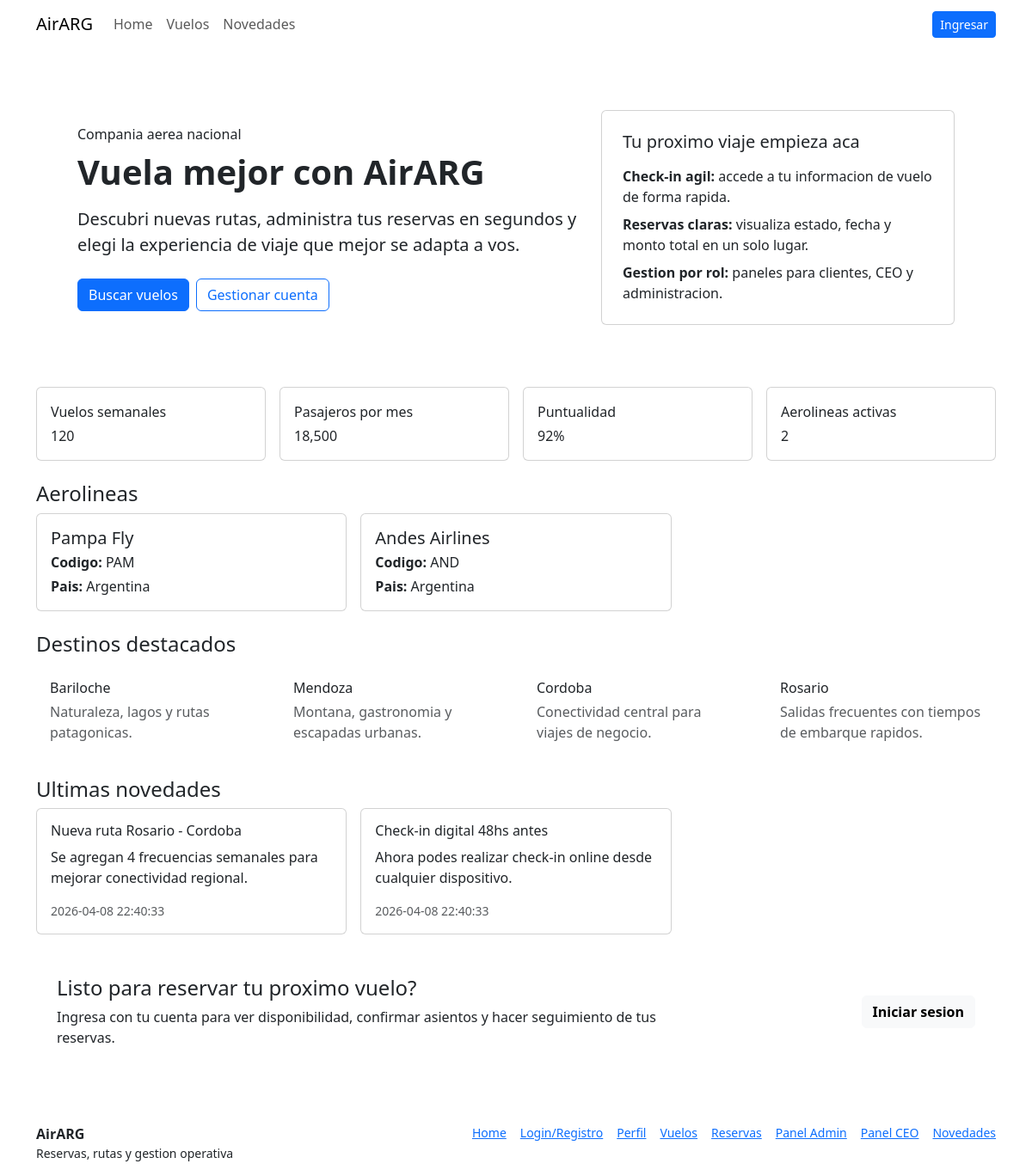
The page / on the database its author committed.
### tables this page shows
CREATE TABLE airlines (
  id INT AUTO_INCREMENT PRIMARY KEY,
  name VARCHAR(120) NOT NULL,
  code VARCHAR(10) NOT NULL UNIQUE,
  country VARCHAR(80) NOT NULL,
  created_at TIMESTAMP DEFAULT CURRENT_TIMESTAMP
);

CREATE TABLE news (
  id INT AUTO_INCREMENT PRIMARY KEY,
  title VARCHAR(180) NOT NULL,
  content TEXT NOT NULL,
  created_at TIMESTAMP DEFAULT CURRENT_TIMESTAMP
);

### app/helpers/view.php (called while the page is built, shortened)
<?php
function view(string $page, array $data = []): void
{
    extract($data);
    require __DIR__ . '/../views/partials/header.php';
    require __DIR__ . '/../views/partials/navbar.php';
    require __DIR__ . '/../views/pages/' . $page . '.php';
    require __DIR__ . '/../views/partials/footer.php';
}

### app/helpers/auth.php (called while the page is built, shortened)
<?php
function current_user(): ?array
{
    return $_SESSION['user'] ?? null;
}

### app/core/Database.php (called while the page is built)
<?php
class Database
{
    private static ?PDO $pdo = null;
    public static function connection(): PDO
    {
        if (self::$pdo === null) {
            $dsn = 'mysql:host=' . DB_HOST . ';port=' . DB_PORT . ';dbname=' . DB_NAME . ';charset=utf8mb4';
            self::$pdo = new PDO($dsn, DB_USER, DB_PASS, [
                PDO::ATTR_ERRMODE => PDO::ERRMODE_EXCEPTION,
                PDO::ATTR_DEFAULT_FETCH_MODE => PDO::FETCH_ASSOC,
            ]);
        }
        return self::$pdo;
    }
}

### app/models/Airline.php (called while the page is built, shortened)
<?php
class Airline
{
    public static function all(): array
    {
        $stmt = Database::connection()->query('SELECT * FROM airlines ORDER BY id DESC');
        return $stmt->fetchAll();
    }
}

### app/models/News.php (called while the page is built, shortened)
<?php
class News
{
    public static function all(): array
    {
        $stmt = Database::connection()->query('SELECT * FROM news ORDER BY created_at DESC');
        return $stmt->fetchAll();
    }
}

### app/views/pages/home.php (the view)
<?php
$featuredNews = array_slice($news, 0, 3);
$statsFlights = 120;
$statsTravelers = 18500;
$statsPunctuality = 92;
?>
<section class="hero p-4 p-lg-5 mb-4 rounded-4">
  <div class="row align-items-center g-4">
    <div class="col-lg-7">
      <p class="hero-kicker mb-2">Compania aerea nacional</p>
      <h1 class="display-6 fw-bold mb-3">Vuela mejor con AirARG</h1>
      <p class="lead mb-4">Descubri nuevas rutas, administra tus reservas en segundos y elegi la experiencia de viaje que mejor se adapta a vos.</p>
      <div class="d-flex flex-wrap gap-2">
        <a class="btn btn-primary" href="<?php echo BASE_URL; ?>/index.php?page=flights">Buscar vuelos</a>
        <a class="btn btn-outline-primary" href="<?php echo BASE_URL; ?>/index.php?page=login">Gestionar cuenta</a>
      </div>
    </div>
    <div class="col-lg-5">
      <div class="hero-panel card p-3 p-lg-4 h-100">
        <h2 class="h5 mb-3">Tu proximo viaje empieza aca</h2>
        <ul class="list-unstyled mb-0 d-grid gap-2">
          <li><strong>Check-in agil:</strong> accede a tu informacion de vuelo de forma rapida.</li>
          <li><strong>Reservas claras:</strong> visualiza estado, fecha y monto total en un solo lugar.</li>
          <li><strong>Gestion por rol:</strong> paneles para clientes, CEO y administracion.</li>
        </ul>
      </div>
    </div>
  </div>
</section>
<section class="mb-4" aria-label="Metricas destacadas">
  <div class="row g-3">
    <div class="col-6 col-lg-3">
      <article class="metric-card card p-3 h-100">
        <p class="metric-label mb-1">Vuelos semanales</p>
        <p class="metric-value mb-0"><?php echo number_format($statsFlights); ?></p>
      </article>
    </div>
    <div class="col-6 col-lg-3">
      <article class="metric-card card p-3 h-100">
        <p class="metric-label mb-1">Pasajeros por mes</p>
        <p class="metric-value mb-0"><?php echo number_format($statsTravelers); ?></p>
      </article>
    </div>
    <div class="col-6 col-lg-3">
      <article class="metric-card card p-3 h-100">
        <p class="metric-label mb-1">Puntualidad</p>
        <p class="metric-value mb-0"><?php echo $statsPunctuality; ?>%</p>
      </article>
    </div>
    <div class="col-6 col-lg-3">
      <article class="metric-card card p-3 h-100">
        <p class="metric-label mb-1">Aerolineas activas</p>
        <p class="metric-value mb-0"><?php echo count($airlines); ?></p>
      </article>
    </div>
  </div>
</section>
<section class="mb-4" aria-labelledby="airlines-title">
  <h2 id="airlines-title" class="h4 section-title">Aerolineas</h2>
  <div class="row g-3">
    <?php foreach ($airlines as $airline): ?>
      <article class="col-md-4">
        <div class="card h-100 p-3">
          <h3 class="h5 mb-1"><?php echo htmlspecialchars($airline['name']); ?></h3>
          <p class="mb-1"><strong>Codigo:</strong> <?php echo htmlspecialchars($airline['code']); ?></p>
          <p class="mb-0"><strong>Pais:</strong> <?php echo htmlspecialchars($airline['country']); ?></p>
        </div>
      </article>
    <?php endforeach; ?>
  </div>
</section>
<section class="mb-4" aria-labelledby="destinations-title">
  <h2 id="destinations-title" class="h4 section-title">Destinos destacados</h2>
  <div class="row g-3">
    <article class="col-md-6 col-xl-3">
      <div class="destination-card p-3 h-100">
        <p class="destination-city mb-1">Bariloche</p>
        <p class="mb-0 text-muted">Naturaleza, lagos y rutas patagonicas.</p>
      </div>
    </article>
    <article class="col-md-6 col-xl-3">
      <div class="destination-card p-3 h-100">
        <p class="destination-city mb-1">Mendoza</p>
        <p class="mb-0 text-muted">Montana, gastronomia y escapadas urbanas.</p>
      </div>
    </article>
    <article class="col-md-6 col-xl-3">
      <div class="destination-card p-3 h-100">
        <p class="destination-city mb-1">Cordoba</p>
        <p class="mb-0 text-muted">Conectividad central para viajes de negocio.</p>
      </div>
    </article>
    <article class="col-md-6 col-xl-3">
      <div class="destination-card p-3 h-100">
        <p class="destination-city mb-1">Rosario</p>
        <p class="mb-0 text-muted">Salidas frecuentes con tiempos de embarque rapidos.</p>
      </div>
    </article>
  </div>
</section>
<section aria-labelledby="news-title">
  <h2 id="news-title" class="h4 section-title">Ultimas novedades</h2>
  <div class="row g-3">
    <?php foreach ($featuredNews as $item): ?>
      <article class="col-md-4">
        <div class="card h-100 p-3">
          <h3 class="h6"><?php echo htmlspecialchars($item['title']); ?></h3>
          <p><?php echo htmlspecialchars($item['content']); ?></p>
          <small class="text-muted"><?php echo htmlspecialchars($item['created_at']); ?></small>
        </div>
      </article>
    <?php endforeach; ?>
  </div>
</section>
<section class="cta-banner mt-4 p-4 rounded-4" aria-label="Llamado a la accion final">
  <div class="row g-3 align-items-center">
    <div class="col-lg-8">
      <h2 class="h4 mb-2">Listo para reservar tu proximo vuelo?</h2>
      <p class="mb-0">Ingresa con tu cuenta para ver disponibilidad, confirmar asientos y hacer seguimiento de tus reservas.</p>
    </div>
    <div class="col-lg-4 text-lg-end">
      <a class="btn btn-light fw-semibold" href="<?php echo BASE_URL; ?>/index.php?page=login">Iniciar sesion</a>
    </div>
  </div>
</section>

### public/index.php (shortened to what this page needs)
<?php
$page = $_GET['page'] ?? 'home';
switch ($page) {
    case 'home':
        view('home', [
            'airlines' => Airline::all(),
            'news' => News::all(),
        ]);
        break;
}

### app/views/partials/header.php (shortened to what this page needs)
<!doctype html>
<html lang="es">
<head>
  <link href="https://cdn.jsdelivr.net/npm/bootstrap@5.3.3/dist/css/bootstrap.min.css" rel="stylesheet">
  <link rel="stylesheet" href="<?php echo BASE_URL; ?>/assets/css/styles.css">
</head>
<body>

### app/views/partials/navbar.php (shortened to what this page needs)
<?php $user = current_user(); ?>
<nav class="navbar navbar-expand-lg navbar-light app-navbar" aria-label="Barra principal de navegacion">
  <div class="container">
    <a class="navbar-brand" href="<?php echo BASE_URL; ?>/index.php?page=home">AirARG</a>
    <div class="collapse navbar-collapse" id="mainNav">
      <ul class="navbar-nav me-auto mb-2 mb-lg-0">
        <li class="nav-item"><a class="nav-link" href="<?php echo BASE_URL; ?>/index.php?page=home">Home</a></li>
        <li class="nav-item"><a class="nav-link" href="<?php echo BASE_URL; ?>/index.php?page=flights">Vuelos</a></li>
        <li class="nav-item"><a class="nav-link" href="<?php echo BASE_URL; ?>/index.php?page=news">Novedades</a></li>
      </ul>
      <div class="d-flex gap-2 align-items-center">
        <?php if ($user): ?>
          <span class="badge pill-user"><?php echo htmlspecialchars($user['name']); ?> (<?php echo htmlspecialchars($user['role']); ?>)</span>
          <form method="post" action="<?php echo BASE_URL; ?>/index.php?page=home" class="m-0">
            <input type="hidden" name="action" value="logout">
            <button class="btn btn-sm btn-outline-primary" type="submit">Salir</button>
          </form>
        <?php else: ?>
          <a class="btn btn-sm btn-primary" href="<?php echo BASE_URL; ?>/index.php?page=login">Ingresar</a>
        <?php endif; ?>
      </div>
    </div>
  </div>
</nav>
<main class="container py-4">

### app/views/partials/footer.php (shortened to what this page needs)
</main>
<footer class="site-footer mt-4">
  <div class="container py-3 d-flex flex-column flex-md-row justify-content-between gap-2">
    <div>
      <strong>AirARG</strong>
      <div class="small">Reservas, rutas y gestion operativa</div>
    </div>
    <div class="d-flex flex-wrap gap-3 small">
      <a href="<?php echo BASE_URL; ?>/index.php?page=home">Home</a>
      <a href="<?php echo BASE_URL; ?>/index.php?page=login">Login/Registro</a>
      <a href="<?php echo BASE_URL; ?>/index.php?page=profile">Perfil</a>
      <a href="<?php echo BASE_URL; ?>/index.php?page=flights">Vuelos</a>
      <a href="<?php echo BASE_URL; ?>/index.php?page=reservations">Reservas</a>
      <a href="<?php echo BASE_URL; ?>/index.php?page=admin">Panel Admin</a>
      <a href="<?php echo BASE_URL; ?>/index.php?page=ceo">Panel CEO</a>
      <a href="<?php echo BASE_URL; ?>/index.php?page=news">Novedades</a>
    </div>
  </div>
</footer>
</body>
</html>

### rows shown on the page
airlines: name "Pampa Fly", code "PAM", country "Argentina"
airlines: name "Andes Airlines", code "AND", country "Argentina"
news: title "Nueva ruta Rosario - Cordoba", content "Se agregan 4 frecuencias semanales para mejorar conectividad regional.", created_at "2026-04-08 22:40:33"
news: title "Check-in digital 48hs antes", content "Ahora podes realizar check-in online desde cualquier dispositivo.", created_at "2026-04-08 22:40:33"

### other values the page prints
$statsFlights "120"
$statsTravelers "18,500"
$statsPunctuality "92"
count($airlines) "2"
